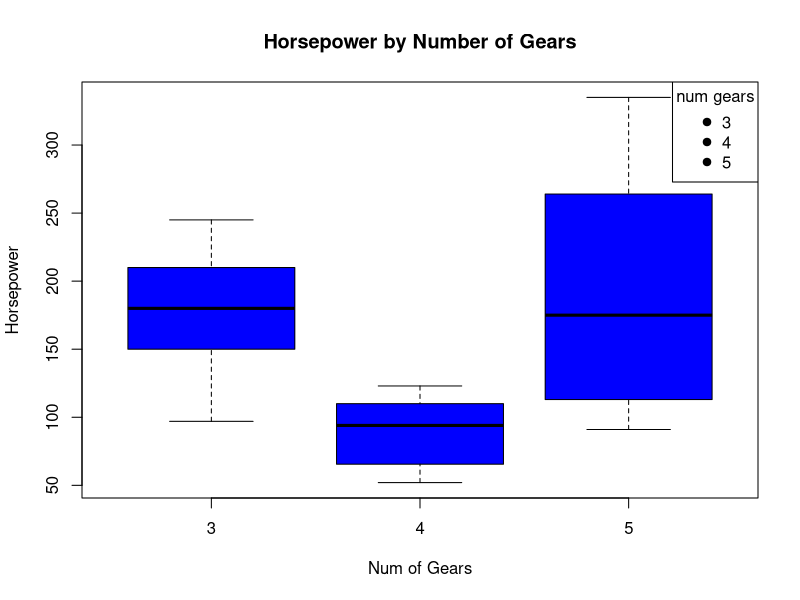

Here is the R script that generated this plot: (Note: this script raises an error after producing the figure.)
#Create a box plot of the horsepower (hp) in the mtcars dataset. Use
#different shapes to represent the number of gears (gear). Add
#appropriate title, labels, and legend to the plot. Identify and label any
#outliers on the plot.

data("mtcars")
boxplot_hp<-boxplot(mtcars$hp~mtcars$gear,
                    main = "Horsepower by Number of Gears",
                    xlab = "Num of Gears",
                    ylab = "Horsepower",
                    col = "blue",
                    pch = 19)
legend("topright",legend = levels(as.factor(mtcars$gear)),pch=19,title = "num gears")

outliers <- boxplot.stats(mtcars$hp ~ as.factor(mtcars$gear))$out
outlier_indices <- which(mtcars$hp %in% outliers)
text(rep(1:3, each = length(outliers)), outliers, labels = outlier_indices, pos = 3, col = "red", cex = 0.8)